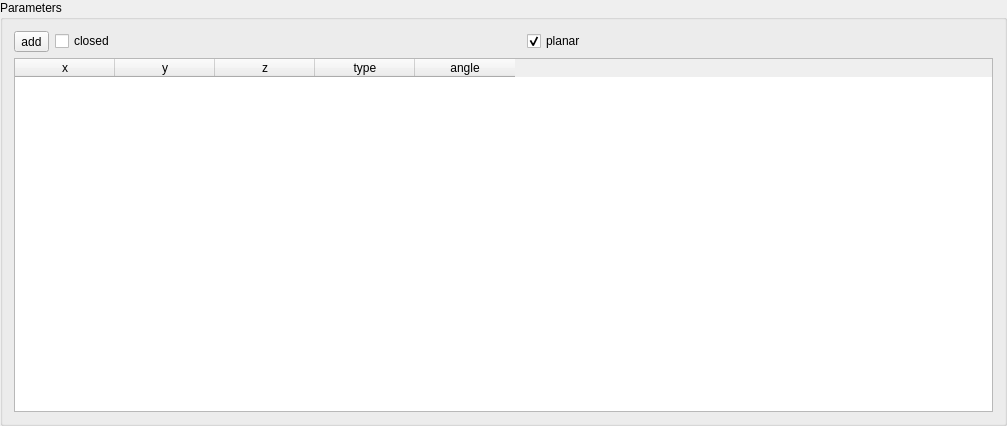
<?xml version="1.0" encoding="UTF-8"?>
<ui version="4.0">
 <class>MultiPointsWidget</class>
 <widget class="QWidget" name="MultiPointsWidget">
  <property name="geometry">
   <rect>
    <x>0</x>
    <y>0</y>
    <width>1007</width>
    <height>426</height>
   </rect>
  </property>
  <property name="windowTitle">
   <string>MultiPointsWidget</string>
  </property>
  <layout class="QVBoxLayout" name="verticalLayout">
   <property name="spacing">
    <number>0</number>
   </property>
   <property name="leftMargin">
    <number>0</number>
   </property>
   <property name="topMargin">
    <number>0</number>
   </property>
   <property name="rightMargin">
    <number>0</number>
   </property>
   <property name="bottomMargin">
    <number>0</number>
   </property>
   <item>
    <widget class="QGroupBox" name="groupBox">
     <property name="title">
      <string>Parameters</string>
     </property>
     <layout class="QVBoxLayout" name="verticalLayout_2">
      <item>
       <layout class="QHBoxLayout" name="horizontalLayout">
        <item>
         <widget class="QToolButton" name="toolButton">
          <property name="text">
           <string>add</string>
          </property>
         </widget>
        </item>
        <item>
         <widget class="QCheckBox" name="checkBox_closed">
          <property name="text">
           <string>closed</string>
          </property>
         </widget>
        </item>
        <item>
         <widget class="QCheckBox" name="checkBox_planar">
          <property name="text">
           <string>planar</string>
          </property>
          <property name="checked">
           <bool>true</bool>
          </property>
         </widget>
        </item>
       </layout>
      </item>
      <item>
       <widget class="QTableWidget" name="tableWidget">
        <column>
         <property name="text">
          <string>x</string>
         </property>
        </column>
        <column>
         <property name="text">
          <string>y</string>
         </property>
        </column>
        <column>
         <property name="text">
          <string>z</string>
         </property>
        </column>
        <column>
         <property name="text">
          <string>type</string>
         </property>
        </column>
        <column>
         <property name="text">
          <string>angle</string>
         </property>
        </column>
       </widget>
      </item>
     </layout>
    </widget>
   </item>
  </layout>
 </widget>
 <layoutdefault spacing="6" margin="11"/>
 <resources/>
 <connections/>
</ui>
